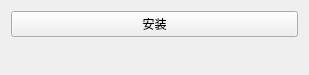
<?xml version="1.0" encoding="UTF-8"?>
<ui version="4.0">
 <class>install_win</class>
 <widget class="QWidget" name="install_win">
  <property name="geometry">
   <rect>
    <x>0</x>
    <y>0</y>
    <width>309</width>
    <height>75</height>
   </rect>
  </property>
  <property name="sizePolicy">
   <sizepolicy hsizetype="Ignored" vsizetype="Preferred">
    <horstretch>0</horstretch>
    <verstretch>0</verstretch>
   </sizepolicy>
  </property>
  <property name="windowTitle">
   <string>Install</string>
  </property>
  <layout class="QGridLayout" name="gridLayout">
   <item row="0" column="0">
    <layout class="QVBoxLayout" name="verticalLayout">
     <item>
      <widget class="QPushButton" name="pushButton">
       <property name="text">
        <string>安装</string>
       </property>
      </widget>
     </item>
     <item>
      <widget class="QLabel" name="install_label">
       <property name="text">
        <string/>
       </property>
      </widget>
     </item>
    </layout>
   </item>
  </layout>
 </widget>
 <resources/>
 <connections/>
</ui>
